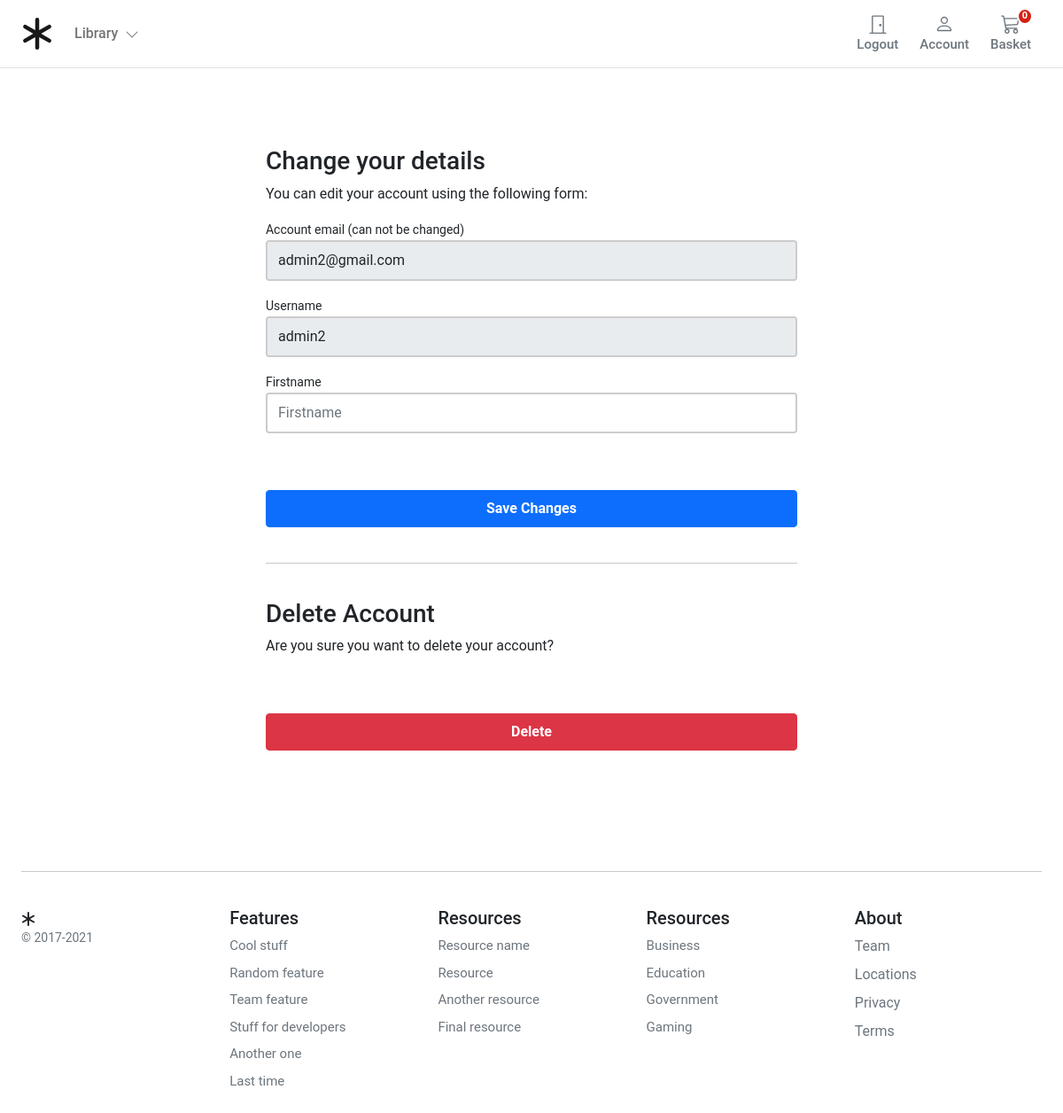
Page /account/profile/edit/ (signed in) on the earlier database version.
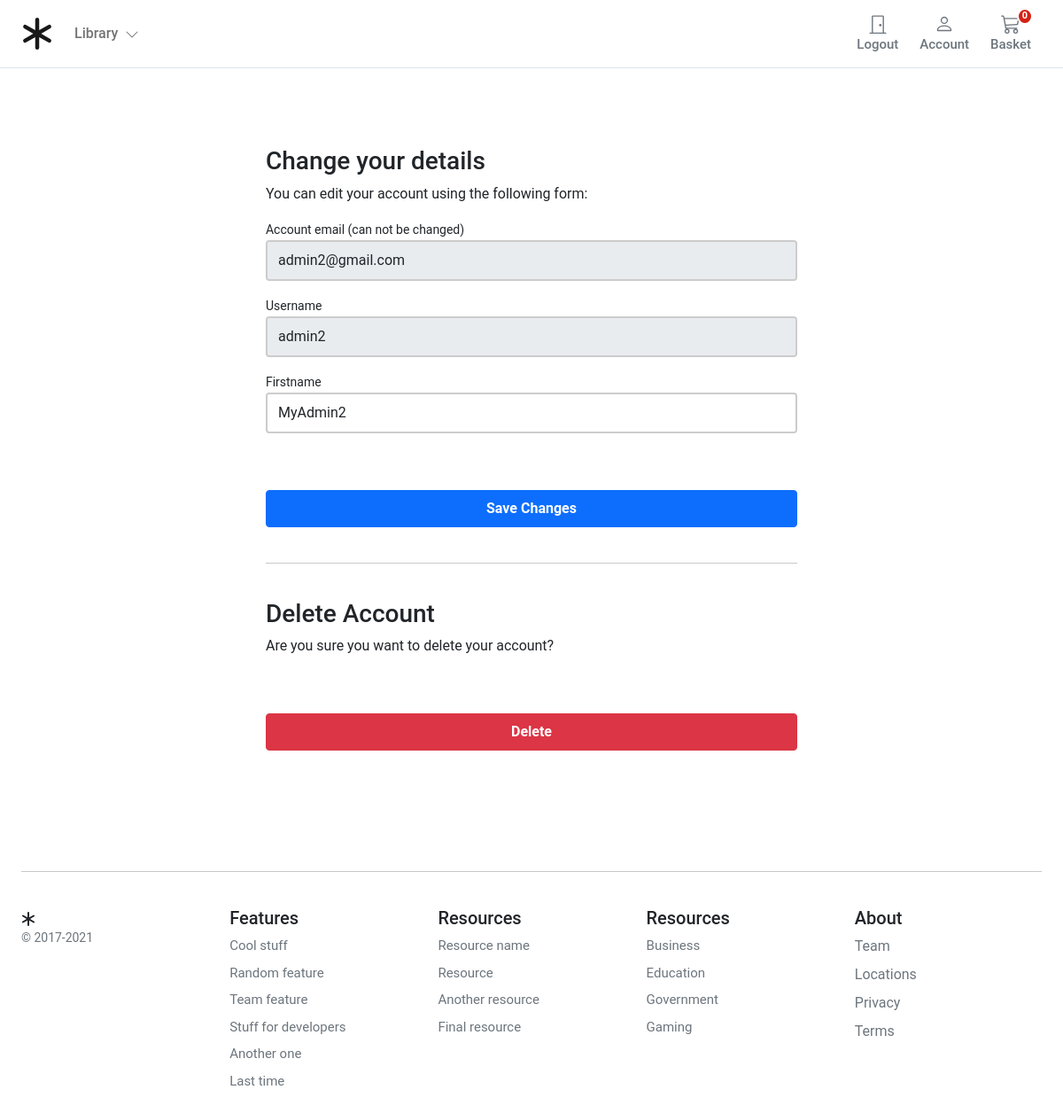
Same page on the later database version.
### account/models.py (models this page shows, shortened)
class UserBase(AbstractBaseUser, PermissionsMixin):
    email = models.EmailField(_('email address'), unique=True)
    user_name = models.CharField(max_length=150, unique=True)
    first_name = models.CharField(max_length=150, blank=True)
    about = models.TextField(_('about'), max_length=500, blank=True)
    country = CountryField()
    phone_number = models.CharField(max_length=15, blank=True)
    postcode = models.CharField(max_length=12, blank=True)
    address_line_1 = models.CharField(max_length=150, blank=True)
    address_line_2 = models.CharField(max_length=150, blank=True)
    town_city = models.CharField(max_length=150, blank=True)
    is_active = models.BooleanField(default=False)
    is_staff = models.BooleanField(default=False)
    created = models.DateTimeField(auto_now_add=True)
    updated = models.DateTimeField(auto_now=True)
    objects = CustomAccountManager()
    USERNAME_FIELD = 'email'
    REQUIRED_FIELDS = ['user_name']
    class Meta:
        verbose_name = 'Accounts'
        verbose_name_plural = 'Accounts'

### account/views.py (the view)
# urls.py: path('profile/edit/', views.edit_details, name='edit_details'),
@login_required
def edit_details(request):
    if request.method == 'POST':
        user_form = UserEditForm(instance=request.user, data=request.POST)
        if user_form.is_valid():
            user_form.save()
    else:
        user_form = UserEditForm(instance=request.user)
    return render(request,
                  'account/user/edit_details.html', {'user_form': user_form})

### account/forms.py
class UserEditForm(forms.ModelForm):
    email = forms.EmailField(
        label='Account email (can not be changed)', max_length=200, widget=forms.TextInput(
            attrs={'class': 'form-control mb-3', 'placeholder': 'email', 'id': 'form-email', 'readonly': 'readonly'}))
    user_name = forms.CharField(
        label='Username', min_length=4, max_length=50, widget=forms.TextInput(
            attrs={'class': 'form-control mb-3', 'placeholder': 'Username', 'id': 'form-firstname', 'readonly': 'readonly'}))
    first_name = forms.CharField(
        label='Firstname', min_length=4, max_length=50, widget=forms.TextInput(
            attrs={'class': 'form-control mb-3', 'placeholder': 'Firstname', 'id': 'form-lastname'}))
    class Meta:
        model = UserBase
        fields = ('email', 'user_name', 'first_name',)
    def __init__(self, *args, **kwargs):
        super().__init__(*args, **kwargs)
        self.fields['user_name'].required = True
        self.fields['email'].required = True

### basket/basket.py (called while the page is built)
    def __len__(self):
        return sum(item['qty'] for item in self.basket.values())

### basket/context_processors.py (called while the page is built)
def basket(request):
    return {
        'basket': Basket(request)
    }

### store/context_processors.py (called while the page is built)
def categories(request):
    return {
        'categories': Category.objects.all()
    }

### templates/account/user/edit_details.html (shortened to what this page needs)
{% extends "../../store/base.html" %}
{% block content %}
<div class="container-fluid">
    <div class="row no-gutter">
        <div class="col-md-12">
            <div class="login d-flex align-items-center py-5">
                <div class="container">
                    <div class="row">
                        <div class="col-12 col-lg-7  mx-auto">
                <form class="account-form px-4 pt-4" method="post" enctype="multipart/form-data">
                    {% if user_form.is_valid %}
                    <div class="alert alert-primary" role="alert">
                        Details successfully updated!
                    </div>
                    <p class="small text-center pt-0">
                        <a href="{% url "account:dashboard" %}">Back to Dashboard</a>
                    </p>
                    {% else %}
                    <h3>Change your details</h3>
                    <p>You can edit your account using the following form:</p>
                    {% endif %}
                    <label class="small font-weight-bold">{{ user_form.email.label}}</label>
                    {{ user_form.email }}
                    <label class="small font-weight-bold">{{ user_form.user_name.label}}</label>
                    {{ user_form.user_name }}
                    <label class="small font-weight-bold">{{ user_form.first_name.label}}</label>
                    {{ user_form.first_name }}
                    <button class="btn btn-primary btn-block py-2 mb-4 mt-5 fw-bold w-100" type="submit"
                        value="Save changes">Save Changes</button>
                    <hr class="mb-3">
                </form>
                    <form class="account-form px-4" action="{% url 'account:delete_user' %}" method="post">
                        <p class=" h3 pt-4 font-weight-bold">Delete Account</p>
                        <p>Are you sure you want to delete your account?</p>
                        <button type="submit" role="button"
                            class="btn btn-danger btn-block py-2 mb-4 mt-5 fw-bold w-100">Delete</button>
                    </form>
                        </div>
                    </div>
                </div>
            </div>
        </div>
    </div>
</div>
{% endblock %}

### templates/store/base.html (shortened to what this page needs)
{% load static %}
<!DOCTYPE html>
<html>
<head>
    <link href="https://cdn.jsdelivr.net/npm/bootstrap@5.0.0-beta1/dist/css/bootstrap.min.css" rel="stylesheet"
>
    <link rel="stylesheet" href="{% static 'core/css/base.css' %}">
    <link rel="stylesheet" href="{% static 'basket/css/base.css' %}">
</head>
<body>
    <header class="pb-3">
        <nav class="navbar navbar-expand-md navbar-light bg-white border-bottom">
            <div class="container-fluid px-md-4">
                <div class="d-flex w-100 navbar-collapse">
                    <a class="navbar-brand d-flex-inline" href="/">
                    </a>
                    <ul class="navbar-nav me-auto mb-2 mb-md-0">
                        <li class="nav-item dropdown">
                            <a class="nav-link dropdown-toggle d-none d-md-block fw500" href="#" id="navbarDropdown"
                                role="button" data-bs-toggle="dropdown" aria-expanded="false">
                                Library
                                <i class="ps-1"><svg xmlns="http://www.w3.org/2000/svg" width="16" height="16"
                                        fill="currentColor" class="bi bi-chevron-down" viewBox="0 0 16 16">
                                        <path fill-rule="evenodd"
                                            d="M1.646 4.646a.5.5 0 0 1 .708 0L8 10.293l5.646-5.647a.5.5 0 0 1 .708.708l-6 6a.5.5 0 0 1-.708 0l-6-6a.5.5 0 0 1 0-.708z" />
                                    </svg></i>
                            </a>
                        </li>
                    </ul>
                    {% if user.is_authenticated %}
                    <a type="button" role="button" href="{% url 'account:logout' %}"
                        class="btn btn-outline-secondary border-0 basket-btn">
                        <div>
                            <svg xmlns="http://www.w3.org/2000/svg" width="22" height="22" fill="currentColor"
                                class="bi bi-door-closed" viewBox="0 0 16 16">
                                <path
                                    d="M3 2a1 1 0 0 1 1-1h8a1 1 0 0 1 1 1v13h1.5a.5.5 0 0 1 0 1h-13a.5.5 0 0 1 0-1H3V2zm1 13h8V2H4v13z" />
                                <path d="M9 9a1 1 0 1 0 2 0 1 1 0 0 0-2 0z" />
                            </svg>
                        </div>
                        <span class="fs15 fw500">Logout</span>
                    </a>
                    {% endif %}
                    <a type="button" role="button" href=""
                        class="btn btn-outline-secondary border-0 basket-btn">
                        <div>
                        </div>
                        <span class="fs15 fw500">Account</span>
                    </a>
                    <a type="button" role="button" href="{% url "basket:basket_summary" %}"
                        class="btn btn-outline-secondary border-0 basket-btn">
                        {% with total_qty=basket|length %}
                        <div id="basket-qty" class="basket-qty">
                            {% if total_qty > 0 %}
                            {{ total_qty }}
                            {% else %}
                            0
                            {% endif %}
                        </div>
                        {% endwith %}
                        <div>
                        </div>
                        <span class="fs15 fw500">Basket</span>
                    </a>
                </div>
            </div>
        </nav>
    </header>
    <div id="content">{% block content %} {% endblock %}</div>
    <footer class="container py-5 footer">
        <hr>
        <div class="row pt-4">
            <div class="col-12 col-md">
                <small class="d-block mb-3 text-muted">&copy; 2017-2021</small>
            </div>
            <div class="col-6 col-md fs15">
                <h5>Features</h5>
                <ul class="list-unstyled">
                    <li><a class="link-secondary text-decoration-none" href="#">Cool stuff</a></li>
                    <li><a class="link-secondary text-decoration-none" href="#">Random feature</a></li>
                    <li><a class="link-secondary text-decoration-none" href="#">Team feature</a></li>
                    <li><a class="link-secondary text-decoration-none" href="#">Stuff for developers</a></li>
                    <li><a class="link-secondary text-decoration-none" href="#">Another one</a></li>
                    <li><a class="link-secondary text-decoration-none" href="#">Last time</a></li>
                </ul>
            </div>
            <div class="col-6 col-md fs15">
                <h5>Resources</h5>
                <ul class="list-unstyled">
                    <li><a class="link-secondary text-decoration-none" href="#">Resource name</a></li>
                    <li><a class="link-secondary text-decoration-none" href="#">Resource</a></li>
                    <li><a class="link-secondary text-decoration-none" href="#">Another resource</a></li>
                    <li><a class="link-secondary text-decoration-none" href="#">Final resource</a></li>
                </ul>
            </div>
            <div class="col-6 col-md fs15">
                <h5>Resources</h5>
                <ul class="list-unstyled">
                    <li><a class="link-secondary text-decoration-none" href="#">Business</a></li>
                    <li><a class="link-secondary text-decoration-none" href="#">Education</a></li>
                    <li><a class="link-secondary text-decoration-none" href="#">Government</a></li>
                    <li><a class="link-secondary text-decoration-none" href="#">Gaming</a></li>
                </ul>
            </div>
            <div class="col-6 col-md">
                <h5>About</h5>
                <ul class="list-unstyled">
                    <li><a class="link-secondary text-decoration-none" href="#">Team</a></li>
                    <li><a class="link-secondary text-decoration-none" href="#">Locations</a></li>
                    <li><a class="link-secondary text-decoration-none" href="#">Privacy</a></li>
                    <li><a class="link-secondary text-decoration-none" href="#">Terms</a></li>
                </ul>
            </div>
        </div>
    </footer>
</body>
</html>

### static/core/css/base.css (style rules this page uses)
@media (min-width: 1000px) { .container { max-width: 1000px; } }
@media (max-width: 1200px) { .container { max-width: 100%; padding: 0 24px; } }
.dropdown-toggle::after { display: none; }
html, body, p, div { letter-spacing: -0.02px; font-family: 'Roboto', sans-serif; }
.fs15 { font-size: 0.9375rem; }
.fw500 { font-weight: 500; }
.footer>div>div>ul>li { padding-bottom: 8px; }

### static/basket/css/base.css (style rules this page uses)
.basket-qty { color: #fff; background: #d42114; border: 2px solid #fff; border-radius: 50%; text-align: center; font-size: 11px; height: 15px; width: 14px; position: absolute; box-sizing: content-box; font-weight: 600; display: flex; justify-content: center; align-items: center; top: 1px; right: 10px; }
.basket-btn { position: relative; }

### templates/account/user/edit_details.html (style rules this page uses)
.account-form input { border: 2px solid #ccc; height: calc(2em + .75rem + 2px); }

Differences in the rows shown:
changed UserBase "admin2@gmail.com": first_name (not shown) → "MyAdmin2"
